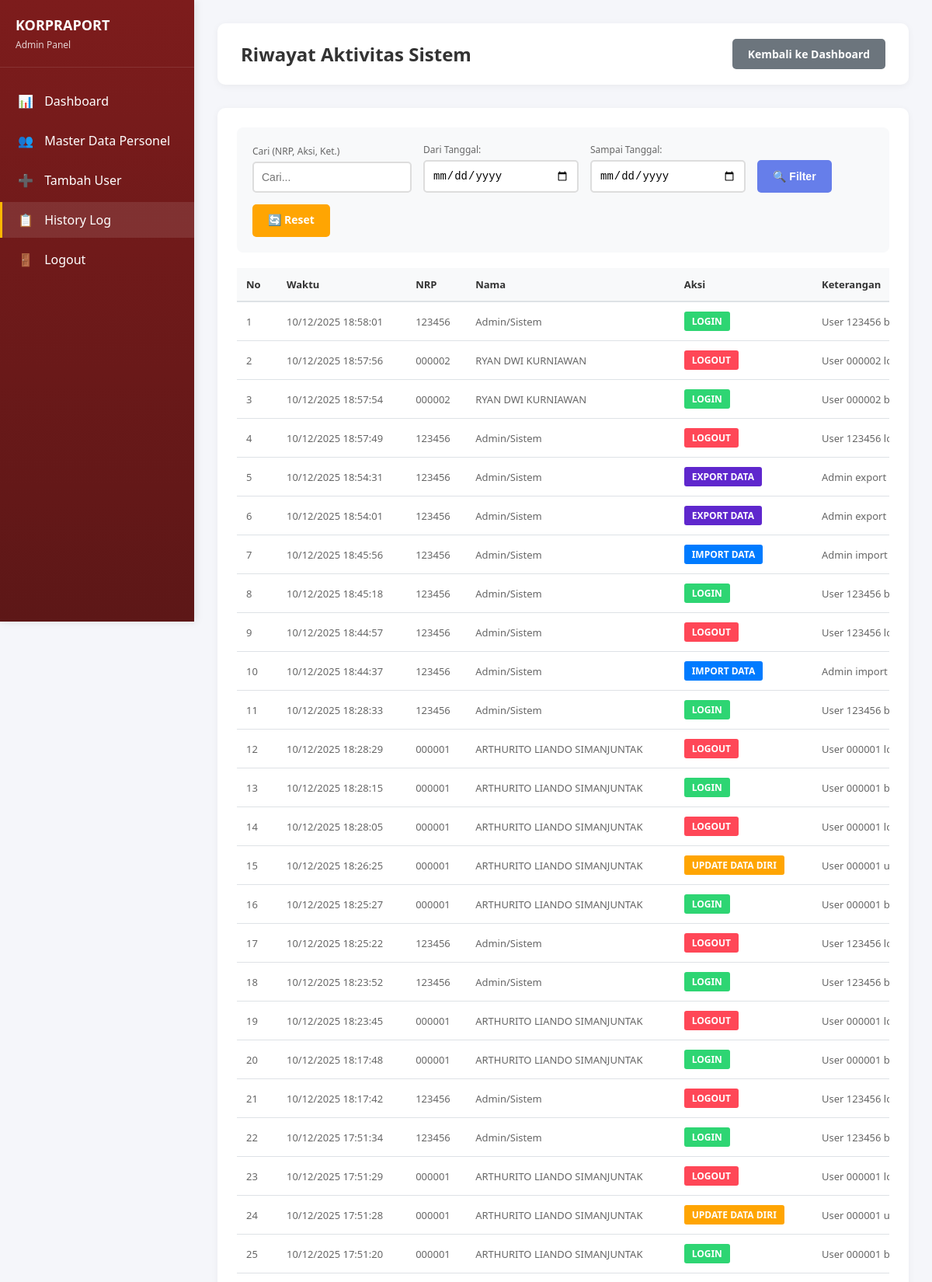
The page /admin/historylog.php (signed in, upper part) on the database its author committed.
### tables this page shows
CREATE TABLE `history_log` (
  `id` int NOT NULL,
  `user_id` int DEFAULT NULL,
  `aksi` varchar(50) NOT NULL,
  `keterangan` text,
  `waktu` timestamp NULL DEFAULT CURRENT_TIMESTAMP
);

CREATE TABLE `users` (
  `id` int NOT NULL,
  `nrp` char(6) DEFAULT NULL,
  `password` varchar(255) NOT NULL,
  `role` enum('admin','user') DEFAULT 'user'
);

CREATE TABLE `personel` (
  `id` int NOT NULL,
  `nrp` char(6) NOT NULL,
  `nama` varchar(100) NOT NULL,
  `tempat_lahir` varchar(50) NOT NULL,
  `tanggal_lahir` date NOT NULL,
  `korp` varchar(2) DEFAULT NULL,
  `pangkat` varchar(5) DEFAULT NULL,
  `matra` int DEFAULT NULL,
  `kd_satker` varchar(5) DEFAULT NULL,
  `alamat` text,
  `nik` char(16) DEFAULT NULL,
  `no_hp` varchar(15) DEFAULT NULL,
  `no_kep` varchar(20) DEFAULT NULL,
  `no_sprint` varchar(20) DEFAULT NULL,
  `kd_gender` char(1) DEFAULT NULL,
  `satker_lama` varchar(100) DEFAULT NULL,
  `no_kep_lama` varchar(20) DEFAULT NULL,
  `no_sprint_lama` varchar(20) DEFAULT NULL,
  `foto_profil` varchar(255) DEFAULT NULL,
  `tmt_kep` date DEFAULT NULL,
  `tmt_sprint` date DEFAULT NULL,
  `tmt_kep_lama` date DEFAULT NULL,
  `tmt_sprint_lama` date DEFAULT NULL
);

### admin/historylog.php (the view, shortened to what this page needs)
<?php
require_once '../app/koneksi.php';
$where_clause = "WHERE 1=1";
$date_from = '';
$date_to = '';
$search = '';
$query = "SELECT h.*, u.nrp, p.nama
          FROM history_log h
          LEFT JOIN users u ON h.user_id = u.id
          LEFT JOIN personel p ON u.nrp = p.nrp
          $where_clause
          ORDER BY h.waktu DESC";
$result = mysqli_query($conn, $query);
?>
<!DOCTYPE html>
<html lang="id">
<head>
    <link rel="stylesheet" href="../assets/css/masterpersonel.css">
    <link rel="stylesheet" href="../assets/css/history.css">
</head>
<body>
    <div class="sidebar">
        <div class="sidebar-header">
            <h2>KORPRAPORT</h2>
            <p>Admin Panel</p>
        </div>
        <ul class="sidebar-menu">
            <li><a href="dashboard.php"><span>📊</span> Dashboard</a></li>
            <li><a href="masterpersonel.php"><span>👥</span> Master Data Personel</a></li>
            <li><a href="adduser.php"><span>➕</span> Tambah User</a></li>
            <li><a href="historylog.php" class="active"><span>📋</span> History Log</a></li>
            <li><a href="../auth/logout.php"><span>🚪</span> Logout</a></li>
        </ul>
    </div>
    <div class="main-content">
        <div class="top-bar">
            <h1>Riwayat Aktivitas Sistem</h1>
            <div class="user-info">
                 <a href="dashboard.php" class="btn btn-secondary">Kembali ke Dashboard</a>
            </div>
        </div>
        <div class="card">
            <form method="GET" action="" class="filter-form">
                <div class="filter-group">
                    <label>Cari (NRP, Aksi, Ket.)</label>
                    <input type="text" id="searchInput" name="search" placeholder="Cari..." value="<?php echo $search; ?>">
                </div>
                <div class="filter-group">
                    <label>Dari Tanggal:</label>
                    <input type="date" name="date_from" value="<?php echo $date_from; ?>">
                </div>
                <div class="filter-group">
                    <label>Sampai Tanggal:</label>
                    <input type="date" name="date_to" value="<?php echo $date_to; ?>">
                </div>
                <button type="submit" class="btn btn-search" style="height: 42px;">🔍 Filter</button>
                <a href="historylog.php" class="btn btn-reset" style="height: 42px;">🔄 Reset</a>
            </form>
            <div style="overflow-x: auto;">
                <table id="logTable">
                    <thead>
                        <tr>
                            <th>No</th>
                            <th>Waktu</th>
                            <th>NRP</th>
                            <th>Nama</th>
                            <th>Aksi</th>
                            <th>Keterangan</th>
                        </tr>
                    </thead>
                    <tbody>
                        <?php
                        $no = 1;
                        if (mysqli_num_rows($result) > 0):
                            while ($row = mysqli_fetch_assoc($result)):
                                $badge_class = 'badge-tambah';
                                if (strpos(strtoupper($row['aksi']), 'LOGIN') !== false) {
                                    $badge_class = 'badge-login';
                                } elseif (strpos(strtoupper($row['aksi']), 'LOGOUT') !== false) {
                                    $badge_class = 'badge-logout';
                                } elseif (strpos(strtoupper($row['aksi']), 'UPDATE') !== false) {
                                    $badge_class = 'badge-update';
                                } elseif (strpos(strtoupper($row['aksi']), 'HAPUS') !== false) {
                                    $badge_class = 'badge-hapus';
                                } elseif (strpos(strtoupper($row['aksi']), 'IMPORT') !== false) {
                                    $badge_class = 'badge-import';
                                }
                        ?>
                        <tr>
                            <td><?php echo $no++; ?></td>
                            <td><?php echo date('d/m/Y H:i:s', strtotime($row['waktu'])); ?></td>
                            <td><?php echo $row['nrp'] ?? '-'; ?></td>
                            <td><?php echo $row['nama'] ?? 'Admin/Sistem'; ?></td>
                            <td>
                                <span class="badge <?php echo $badge_class; ?>">
                                    <?php echo $row['aksi']; ?>
                                </span>
                            </td>
                            <td><?php echo $row['keterangan']; ?></td>
                        </tr>
                        <?php
                            endwhile;
                        endif; ?>
                    </tbody>
                </table>
            </div>
        </div>
    </div>
</body>
</html>

### assets/css/masterpersonel.css (style rules this page uses)
* { margin: 0; padding: 0; box-sizing: border-box; }
body { font-family: 'Segoe UI', Tahoma, Geneva, Verdana, sans-serif; background: #f5f6fa; display: flex; min-height: 100vh; }
.sidebar { width: 250px; background: linear-gradient(180deg, #7d1c1c 0%, #5d1717 100%); color: white; padding: 20px 0; position: fixed; height: 100vh; box-shadow: 2px 0 10px rgba(0,0,0,0.1); }
.sidebar-header { padding: 0 20px 20px; border-bottom: 1px solid rgba(255,255,255,0.1); margin-bottom: 20px; }
.sidebar-header h2 { font-size: 18px; margin-bottom: 5px; }
.sidebar-header p { font-size: 12px; opacity: 0.8; }
.sidebar-menu { list-style: none; }
.sidebar-menu li { margin-bottom: 5px; }
.sidebar-menu a { display: block; padding: 12px 20px; color: white; text-decoration: none; transition: all 0.3s; border-left: 3px solid transparent; }
.sidebar-menu a:hover, .sidebar-menu a.active { background: rgba(255,255,255,0.1); border-left-color: #FFB700; }
.sidebar-menu a span { margin-right: 10px; }
.main-content { margin-left: 250px; flex: 1; padding: 30px; width: calc(100% - 250px); }
.top-bar { background: white; padding: 20px 30px; border-radius: 10px; margin-bottom: 30px; box-shadow: 0 2px 10px rgba(0,0,0,0.05); display: flex; justify-content: space-between; align-items: center; }
.top-bar h1 { font-size: 24px; color: #333; }
.card { background: white; border-radius: 10px; box-shadow: 0 2px 10px rgba(0,0,0,0.05); padding: 25px; }
.filter-form { display: flex; gap: 15px; align-items: end; flex-wrap: wrap; }
.filter-group { display: flex; flex-direction: column; gap: 5px; }
.filter-group label { font-size: 12px; color: #666; font-weight: 500; }
.filter-group input, .filter-group select { padding: 10px; border: 2px solid #ddd; border-radius: 5px; font-size: 14px; min-width: 200px; }
.btn { padding: 10px 20px; border: none; border-radius: 5px; cursor: pointer; text-decoration: none; display: inline-block; font-size: 14px; font-weight: 600; transition: all 0.3s; }
.btn-secondary { background: #6c757d; color: white; }
.btn-search { background: #667eea; color: white; }
.btn-reset { background: #ffa502; color: white; }
table { width: 100%; border-collapse: collapse; min-width: 1200px; }
table thead { background: #f8f9fa; }
table th { padding: 12px; text-align: left; font-weight: 600; color: #333; border-bottom: 2px solid #dee2e6; font-size: 13px; }
table td { padding: 12px; border-bottom: 1px solid #dee2e6; color: #666; font-size: 13px; }
.badge { padding: 4px 8px; border-radius: 3px; font-size: 11px; font-weight: 600; }

### assets/css/history.css (style rules this page uses)
* { margin: 0; padding: 0; box-sizing: border-box; }
body { font-family: 'Segoe UI', Tahoma, Geneva, Verdana, sans-serif; background: #f5f6fa; }
.card { background: white; border-radius: 10px; box-shadow: 0 2px 10px rgba(0,0,0,0.05); padding: 25px; }
table { width: 100%; border-collapse: collapse; }
table thead { background: #f8f9fa; }
table th { padding: 12px; text-align: left; font-weight: 600; color: #333; border-bottom: 2px solid #dee2e6; }
table td { padding: 12px; border-bottom: 1px solid #dee2e6; color: #666; }
.badge { padding: 4px 10px; border-radius: 3px; font-size: 12px; font-weight: 600; display: inline-block; }
.badge-login { background: #2ed573; color: white; }
.badge-logout { background: #ff4757; color: white; }
.badge-tambah { background: #5f27cd; color: white; }
.badge-update { background: #ffa502; color: white; }
.btn-secondary { background: #6c757d; color: white; padding: 10px 20px; border: none; border-radius: 5px; text-decoration: none; display: inline-block; transition: background 0.3s; }

### admin/historylog.php (style rules this page uses)
.main-content { padding-top: 30px; }
.filter-form { display: flex; gap: 15px; align-items: flex-end; flex-wrap: wrap; background: #f8f9fa; padding: 20px; border-radius: 8px; margin-bottom: 20px; }
.filter-group { display: flex; flex-direction: column; gap: 5px; }
.filter-group label { font-size: 12px; color: #666; font-weight: 500; }
.filter-group input { padding: 10px; border: 2px solid #ddd; border-radius: 5px; font-size: 14px; }
.badge-import { background: #007bff; color: white; }

### rows shown on the page
history_log: waktu "10/12/2025 18:58:01", user.nrp "123456", nama "Admin/Sistem", aksi "LOGIN", keterangan "User 123456…"
history_log: waktu "10/12/2025 18:57:56", user.nrp "000002", personel.nama "RYAN DWI KURNIAWAN", aksi "LOGOUT", keterangan "User 000002…"
history_log: waktu "10/12/2025 18:57:54", user.nrp "000002", personel.nama "RYAN DWI KURNIAWAN", aksi "LOGIN", keterangan "User 000002…"
history_log: waktu "10/12/2025 18:57:49", user.nrp "123456", nama "Admin/Sistem", aksi "LOGOUT", keterangan "User 123456…"
history_log: waktu "10/12/2025 18:54:31", user.nrp "123456", nama "Admin/Sistem", aksi "EXPORT DATA", keterangan "Admin export…"
history_log: waktu "10/12/2025 18:54:01", user.nrp "123456", nama "Admin/Sistem", aksi "EXPORT DATA", keterangan "Admin export…"
history_log: waktu "10/12/2025 18:45:56", user.nrp "123456", nama "Admin/Sistem", aksi "IMPORT DATA", keterangan "Admin import…"
history_log: waktu "10/12/2025 18:45:18", user.nrp "123456", nama "Admin/Sistem", aksi "LOGIN", keterangan "User 123456…"
history_log: waktu "10/12/2025 18:44:57", user.nrp "123456", nama "Admin/Sistem", aksi "LOGOUT", keterangan "User 123456…"
history_log: waktu "10/12/2025 18:44:37", user.nrp "123456", nama "Admin/Sistem", aksi "IMPORT DATA", keterangan "Admin import…"
history_log: waktu "10/12/2025 18:28:33", user.nrp "123456", nama "Admin/Sistem", aksi "LOGIN", keterangan "User 123456…"
history_log: waktu "10/12/2025 18:28:29", user.nrp "000001", personel.nama "ARTHURITO LIANDO SIMANJUNTAK", aksi "LOGOUT", keterangan "User 000001…"
history_log: waktu "10/12/2025 18:28:15", user.nrp "000001", personel.nama "ARTHURITO LIANDO SIMANJUNTAK", aksi "LOGIN", keterangan "User 000001…"
history_log: waktu "10/12/2025 18:28:05", user.nrp "000001", personel.nama "ARTHURITO LIANDO SIMANJUNTAK", aksi "LOGOUT", keterangan "User 000001…"
history_log: waktu "10/12/2025 18:26:25", user.nrp "000001", personel.nama "ARTHURITO LIANDO SIMANJUNTAK", aksi "UPDATE DATA DIRI", keterangan "User 000001…"
history_log: waktu "10/12/2025 18:25:27", user.nrp "000001", personel.nama "ARTHURITO LIANDO SIMANJUNTAK", aksi "LOGIN", keterangan "User 000001…"
history_log: waktu "10/12/2025 18:25:22", user.nrp "123456", nama "Admin/Sistem", aksi "LOGOUT", keterangan "User 123456…"
history_log: waktu "10/12/2025 18:23:52", user.nrp "123456", nama "Admin/Sistem", aksi "LOGIN", keterangan "User 123456…"
history_log: waktu "10/12/2025 18:23:45", user.nrp "000001", personel.nama "ARTHURITO LIANDO SIMANJUNTAK", aksi "LOGOUT", keterangan "User 000001…"
history_log: waktu "10/12/2025 18:17:48", user.nrp "000001", personel.nama "ARTHURITO LIANDO SIMANJUNTAK", aksi "LOGIN", keterangan "User 000001…"
history_log: waktu "10/12/2025 18:17:42", user.nrp "123456", nama "Admin/Sistem", aksi "LOGOUT", keterangan "User 123456…"
history_log: waktu "10/12/2025 17:51:34", user.nrp "123456", nama "Admin/Sistem", aksi "LOGIN", keterangan "User 123456…"
history_log: waktu "10/12/2025 17:51:29", user.nrp "000001", personel.nama "ARTHURITO LIANDO SIMANJUNTAK", aksi "LOGOUT", keterangan "User 000001…"
history_log: waktu "10/12/2025 17:51:28", user.nrp "000001", personel.nama "ARTHURITO LIANDO SIMANJUNTAK", aksi "UPDATE DATA DIRI", keterangan "User 000001…"
history_log: waktu "10/12/2025 17:51:20", user.nrp "000001", personel.nama "ARTHURITO LIANDO SIMANJUNTAK", aksi "LOGIN", keterangan "User 000001…"
